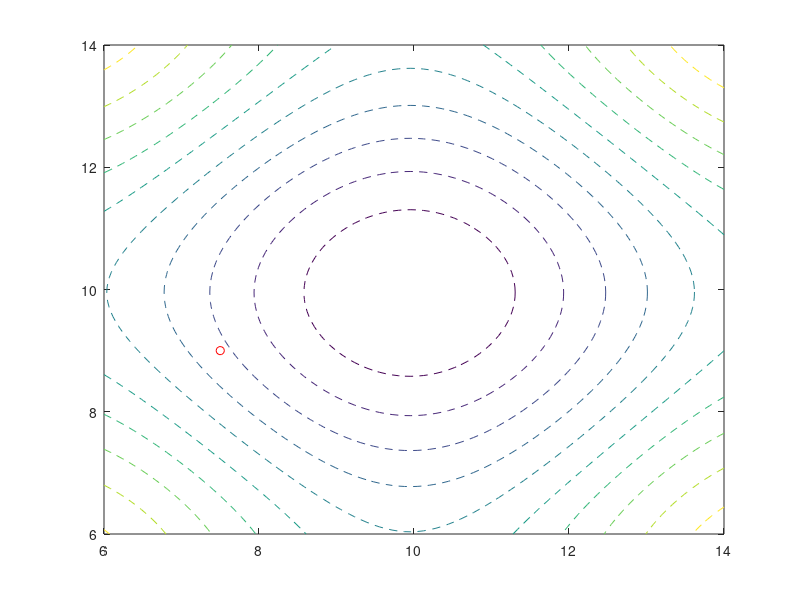

Here is the MATLAB script that generated this plot: (Note: this script raises an error after producing the figure.)
close all;
clear all;
clc;

fx = @(x1, x2) 20 + (x1/10)^2 + (x2/10)^2 - 10*(cos(2*pi*x1/10) + cos(2*pi*x2/10));
gx = @(x1, x2) [x1/50 + 2*pi*sin((pi*x1)/5); x2/50 + 2*pi*sin((pi*x2)/5)];
f = @(x) fx(x(1), x(2));
g = @(x) gx(x(1), x(2));

x1 = linspace(6, 14, 100);
x2 = linspace(6, 14, 100);

[X1, X2] = meshgrid(x1, x2);

Z = zeros(size(X1));

for r = 1: size(Z,1)
    for c = 1: size(Z, 2)
        x_i = [X1(r,c), X2(r,c)]';
        Z(r,c) = f(x_i);
    end
end

figure;
contour(X1, X2, Z, 10, '--');

x0 = [7.5; 9.0];
hold on;
plot(x0(1), x0(2), 'ro');
eps = 0.05;
x = powellConjugate(x0, f, g, X1, X2, Z, 1);

x1 = linspace(-6, -14, 100);
x2 = linspace(-6, -14, 100);

[X1, X2] = meshgrid(x1, x2);

Z = zeros(size(X1));

for r = 1: size(Z,1)
    for c = 1: size(Z, 2)
        x_i = [X1(r,c), X2(r,c)]';
        Z(r,c) = f(x_i);
    end
end

figure;
contour(X1, X2, Z, 10, '--');

x0 = [-7.0; -7.5];
hold on;
plot(x0(1), x0(2), 'ro');
eps = 0.05;
x = powellConjugate(x0, f, g, X1, X2, Z, 1);